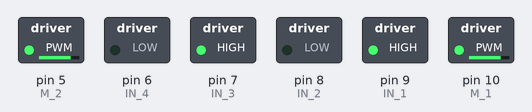
The sketch below on a simulated Arduino Uno, built with avr-gcc and run on an emulated ATmega328P. Shown: switched loads named in the sketch (green lamp = pin HIGH).

Above: at 0.05 s.
At 3.0 s:
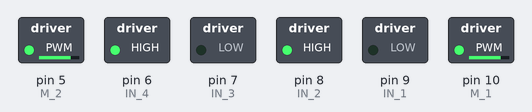
At 5.95 s:
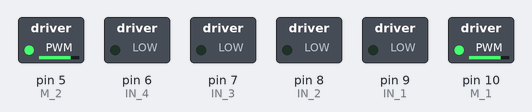
Timing chart, 0 to 6.9 s (numbered marks = the images above):
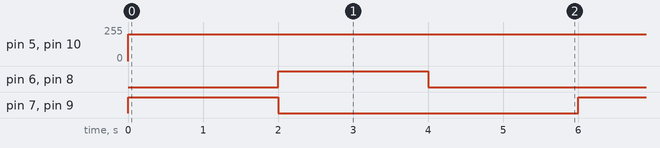

Measured:
- by itself, pin 5 (M_2), pin 10 (M_1): 0/255 → 200/255 at 0.00 s
- by itself, pin 6 (IN_4), pin 7 (IN_3), pin 8 (IN_2), pin 9 (IN_1): alternates HIGH for 2.0 s and LOW for 4.0 s

The sketch:

MotorsteuerPlatine.ino
```cpp
// Motor 1
#define M_1 10
#define IN_1 9
#define IN_2 8

// Motor 2
#define M_2 5
#define IN_3 7
#define IN_4 6

void setup()
{
  pinMode(M_1, OUTPUT); // Definire alle PINS als OUTPUT
  pinMode(IN_1, OUTPUT);
  pinMode(IN_2, OUTPUT);
  pinMode(M_2, OUTPUT);
  pinMode(IN_3, OUTPUT);
  pinMode(IN_4, OUTPUT);
}

void loop()
{
  digitalWrite(IN_1, HIGH); // Richtung 1
  digitalWrite(IN_2, LOW);
  analogWrite(M_1, 200); // Geschwindigkeit M1 200 (max. 255)

  digitalWrite(IN_3, HIGH);
  digitalWrite(IN_4, LOW);
  analogWrite(M_2, 200); // Geschwindigkeit M2 200 (max. 255)

  delay(2000); // Warte 2s

  digitalWrite(IN_1, LOW); // Richtungswechsel M1
  digitalWrite(IN_2, HIGH);
  digitalWrite(IN_3, LOW); // Richtungswechsel M2
  digitalWrite(IN_4, HIGH);

  delay(2000); // Warte 2s

  digitalWrite(IN_1, LOW); // M1 aus
  digitalWrite(IN_2, LOW);
  digitalWrite(IN_3, LOW); // M2 aus
  digitalWrite(IN_4, LOW);

  delay(2000); // Warte 2s ohne das ein Motor dreht
}
```
